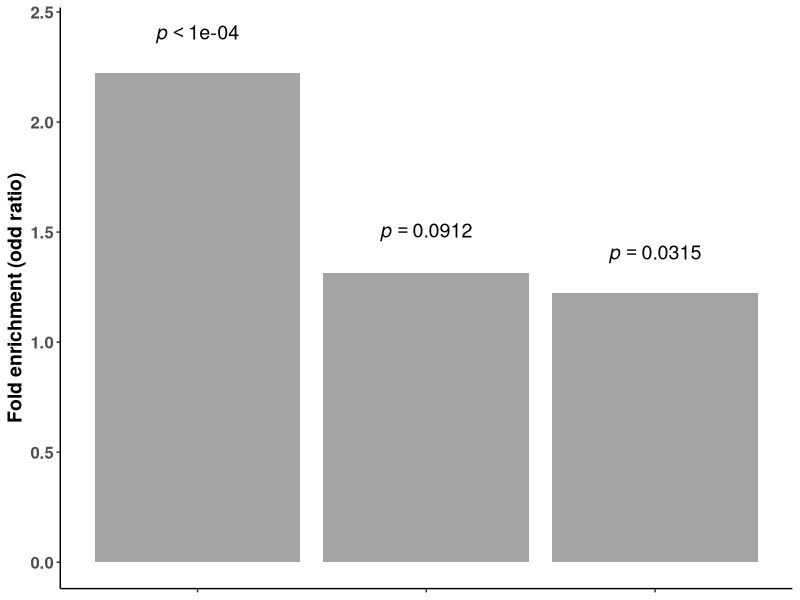

This chart was generated by the following R code:
df = data.frame(fold = c(2.224, 1.312, 1.221), 
                method = c("BNPSpace", "SPARK", "SpatialDE"), 
                p_value = c(0.0001, 0.0912, 0.0315))
library(ggplot2)
p = ggplot(data = df) + 
  geom_col(aes(x = method, y = fold, alpha = 0.8)) + ylab("Fold enrichment (odd ratio)") +
  annotate(geom = "text", x = "BNPSpace", y = 2.4, label = expression(italic(p) < 0.0001), size = 5) + 
  annotate(geom = "text", x = "SPARK", y = 1.5, label = expression(italic(p) == 0.0912), size = 5) + 
  annotate(geom = "text", x = "SpatialDE", y = 1.4, label = expression(italic(p) == 0.0315), size = 5) + 
  theme_classic() + theme(axis.title.x = element_blank(), 
                          legend.position = "none", 
                          axis.title.y = element_text(face = "bold", size = 14),
                          axis.text.x = element_blank(),
                          axis.text.y = element_text(face = "bold", size = 12))

ggsave(p, filename = "reproduce/figures_and_tables/figure4c.png", width = 4, height = 3, bg = "white")